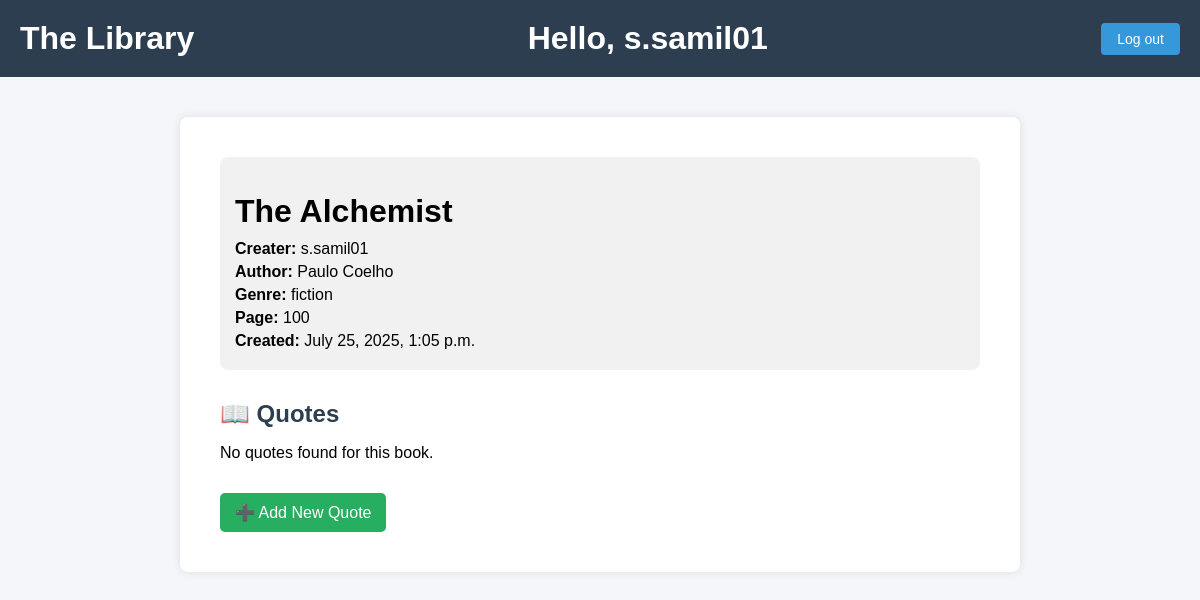
The app's page /book_details/5501/ (signed in) with its own data.
### journal/models.py (models this page shows, shortened)
class Book(models.Model):
    user = models.ForeignKey(User, on_delete=models.CASCADE, null=True, blank=False)
    title = models.CharField(max_length=50, null=False, blank=False)
    author = models.ForeignKey(Author, on_delete=models.CASCADE)
    genre = models.ForeignKey(Genre, on_delete=models.CASCADE)
    page = models.IntegerField(null=True, blank=True,
                               validators=[MinValueValidator(0), MaxValueValidator(2000)])
    created_date = models.DateTimeField(auto_now_add=True)
    unique_id = models.IntegerField(default=generate_unique_id(1000, 9999),
                                    unique=True, blank=True,
                                    null=True, editable=False)

class Author(models.Model):
    name = models.CharField(max_length=50, null=False, blank=False)
    birthday = models.DateField()

class Genre(models.Model):
    genre = models.CharField(max_length=50, null=False, blank=False)
    def __str__(self):
        return self.genre

### journal/views.py (the view)
# urls.py: path('book_details/<int:unique_id>/', views.book_details, name='book-details'),
@login_required(login_url='book')
def book_details(request, unique_id):
    book = get_object_or_404(Book, unique_id=unique_id)
    quotes = Quote.objects.filter(book=book)
    context = {
        'book': book,
        'quotes': quotes,
        'unique_id': unique_id
    }
    return render(request, 'journal/book_details.html', context)

### journal/templates/journal/book_details.html (shortened to what this page needs)
{% extends 'journal/main.html' %}
{% block content %}
<div class="container">
    <div class="book-info">
        <h1>{{ book.title }}</h1>
        <p><strong>Creater:</strong> {{ book.user }}</p>
        <p><strong>Author:</strong> {{ book.author.name }}</p>
        <p><strong>Genre:</strong> {{ book.genre }}</p>
        <p><strong>Page:</strong> {{ book.page }}</p>
        <p><strong>Created:</strong> {{ book.created_date }}</p>
    </div>
    <div class="quotes-section">
        <h2>📖 Quotes</h2>
        {% for quote in quotes %}
            <div class="quote-item">
                <p><strong>Quote Creater:</strong> {{ quote.user }}</p>
                <p><strong>Quote Name:</strong> {{ quote.name }}</p>
                <p><strong>Page Number:</strong> {{ quote.page_number }}</p>
                <p><strong>Content:</strong><br>{{ quote.content }}</p>
                {% if request.user == book.user %}
                <p><a class="details-link" href="{% url 'updateQuote' unique_id=quote.unique_id %}">🖋️ Update Quote</a></p>
                <a href="{% url 'deleteQuote' quote.unique_id %}" onclick="return confirm('Are you sure you want to delete this quote?')" class="details-link"">🗑️ Delete</a>
                {% endif %}
            </div>
                {% empty %}
            <p>No quotes found for this book.</p>
        {% endfor %}
        <a class="add-quote-link" href="{% url 'createQuote' unique_id %}">➕ Add New Quote</a>
    </div>
</div>
{% endblock content %}

### journal/templates/journal/main.html (shortened to what this page needs)
<!DOCTYPE html>
<html lang="en">
<head>
</head>
<body>
    <header>
        <a href="{% url 'book' %}"><h1>The Library</h1></a>
        {% if not request.user.is_authenticated %}
            <div class="auth-buttons">
                <a href="{% url 'login' %}" class="login-signin-btn">Log in</a>
                <a href="{% url 'signup' %}" class="login-signin-btn">Sign up</a>
            </div>
        {% else %}
            <h1>Hello, {{request.user}}</h1>
            <a href="{% url 'logout' %}" class="login-signin-btn">Log out</a>
        {% endif %}
    </header>
    <main>
        {% block content %}
        {% endblock content %}
    </main>
</body>
</html>

### journal/templates/journal/main.html (style rules this page uses)
body { font-family: Arial, sans-serif; background-color: #f4f6f9; margin: 0; padding: 0; }
header { background-color: #2c3e50; color: white; padding: 20px; display: flex; justify-content: space-between; align-items: center; }
header h1 { margin: 0; }
header a { color: white; text-decoration: none; }
.login-signin-btn { background-color: #3498db; color: white; padding: 8px 16px; border: none; border-radius: 4px; text-decoration: none; font-size: 14px; transition: background-color 0.3s ease; }
main { max-width: 800px; margin: 40px auto; padding: 20px; background-color: white; border-radius: 8px; box-shadow: 0 0 10px rgba(0, 0, 0, 0.1); }

### journal/templates/journal/book_details.html (style rules this page uses)
.container { padding: 20px; max-width: 800px; margin: 0 auto; }
.book-info { background-color: #f1f1f1; padding: 15px; border-radius: 8px; margin-bottom: 30px; }
.book-info h1 { margin-bottom: 10px; }
.book-info p { margin: 5px 0; font-size: 16px; }
.quotes-section h2 { margin-bottom: 10px; color: #2c3e50; }
.add-quote-link { display: inline-block; background-color: #27ae60; color: white; padding: 10px 15px; border-radius: 5px; text-decoration: none; margin-top: 15px; }

### records on screen
Book: title "The Alchemist", user "s.samil01", author.name "Paulo Coelho", genre "fiction", page "100", created_date "July 25, 2025, 1:05 p.m."

### other values on screen
{{ request.user }} "s.samil01"
